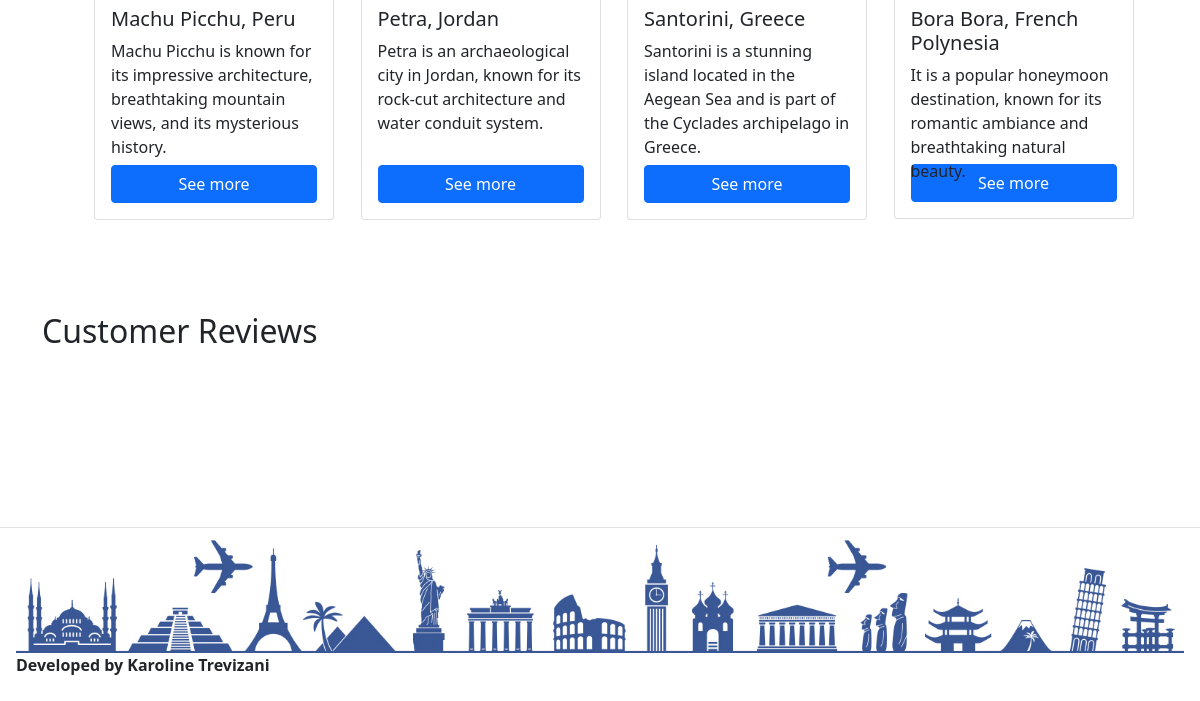
Before: / (lower part) with the older database file.
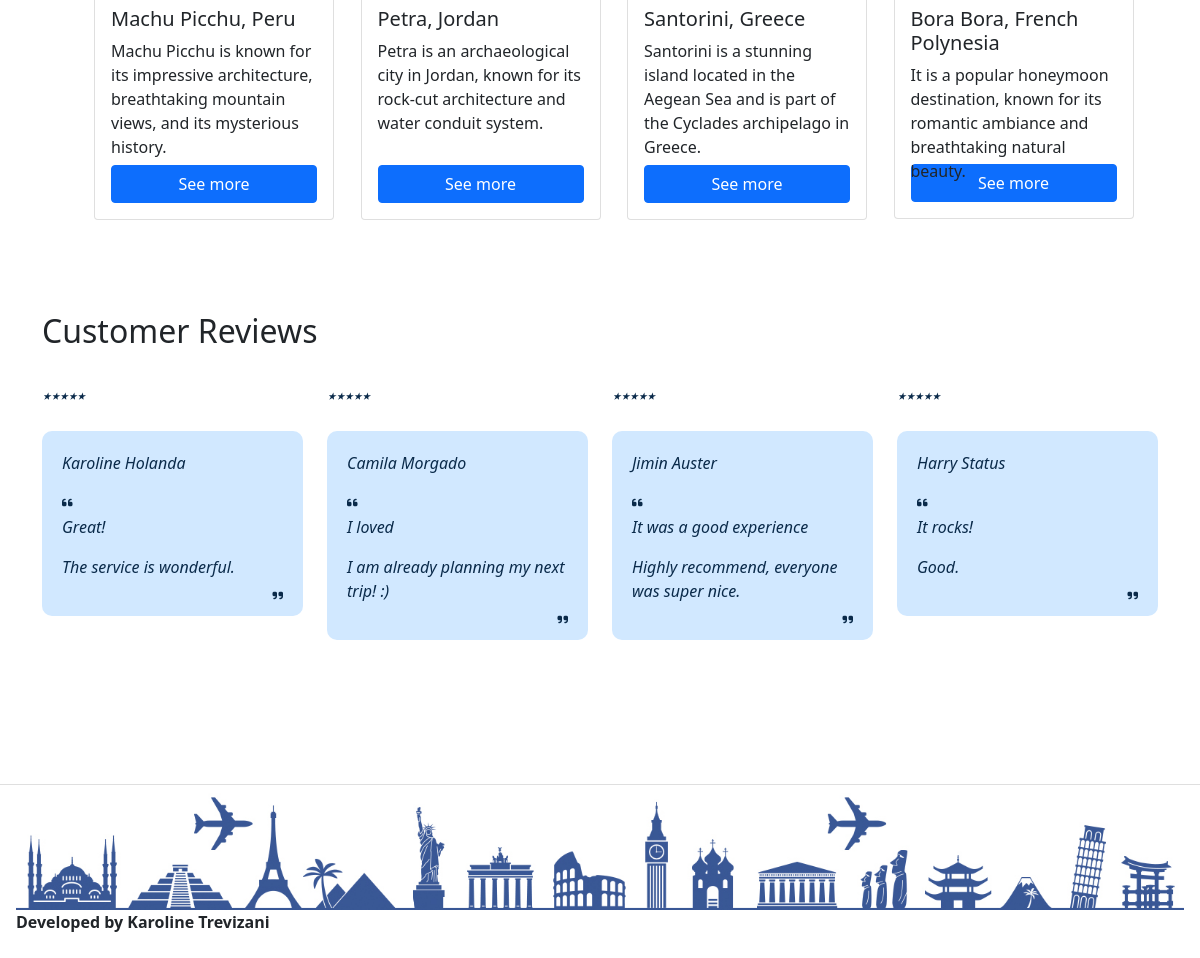
After: the same page with the newer database file.
### siteapp/models.py (models this page shows, shortened)
class commentsAngency(models.Model):
    name = models.CharField(max_length=100)
    title = models.CharField(max_length=100)
    comment = models.CharField(max_length=255)
    class Meta:
        db_table = 'commentsAngency'

### siteapp/views.py (the view)
# urls.py: path('', views.home_hello),
@csrf_exempt
def home_hello(request):
    all_comments = commentsAngency.objects.all()
    try:
        user = request.user
        data = {'user': [user], 'comments': all_comments}
    except:
        pass
    return render(request, 'home.html', context=data)

### siteapp/templates/home.html (shortened to what this page needs)
{% extends "model-page.html" %}
{% block content %}
<br><br><br><br>
<br><br><br><br>
<br>
<div class="content">
  <div class="row" id="cards_content_trips">
    <div class="col-3">
      <div class="card" style="width: 15rem; ">
        <div class="card-body" style="height: auto;">
          <h5 class="card-title">Machu Picchu, Peru</h5>
          <p class="card-text" style="height: 110px;">Machu Picchu is known for its impressive architecture, breathtaking mountain views, and its mysterious history.</p>
          <a href="https://www.britannica.com/place/Machu-Picchu" class="btn btn-primary" style="display: block;">See more</a>
        </div>
      </div>
    </div>
    <div class="col-3">
      <div class="card" style="width: 15rem;">
        <div class="card-body" style="height: auto;">
          <h5 class="card-title">Petra, Jordan</h5>
          <p class="card-text" style="height: 110px;">Petra is an archaeological city in Jordan, known for its rock-cut architecture and water conduit system.</p>
          <a href="https://www.britannica.com/place/Middle-East" class="btn btn-primary" style="display: block;">See more</a>
        </div>
      </div>
    </div>
    <div class="col-3">
      <div class="card" style="width: 15rem;">
        <div class="card-body" style="height: auto;">
          <h5 class="card-title">Santorini, Greece</h5>
          <p class="card-text" style="height: 110px;">Santorini is a stunning island located in the Aegean Sea and is part of the Cyclades archipelago in Greece.</p>
          <a href="https://www.britannica.com/place/Thera" class="btn btn-primary" style="display: block;">See more</a>
        </div>
      </div>
    </div>
    <div class="col-3">
      <div class="card" style="width: 15rem;">
        <div class="card-body">
          <h5 class="card-title">Bora Bora, French Polynesia</h5>
          <p class="card-text" style="height: 85px;">It is a popular honeymoon destination, known for its romantic ambiance and breathtaking natural beauty.</p>
          <a href="https://www.britannica.com/place/French-Polynesia" class="btn btn-primary" style="display: block;">See more</a>
        </div>
      </div>
    </div>
  </div>
</div>
<br><br><br>
<div class="customer_review">
  <h2>Customer Reviews</h2>
  <br>
  <div class="row">
    {% for comment in comments %}
    <div class="col-3" id="elements">
      ⭑⭑⭑⭑⭑
      <br><br>
      <div id="blocks">
        <p>{{ comment.name }}</p>
        <i class="fas fa-quote-left fa-xs"></i>
        <p>{{ comment.title }}</p>
        <p>{{ comment.comment }}</p>
        <i class="fas fa-quote-right fa-xs" style="display: flex; justify-content: end;"></i>
      </div>
    </div>
    {% endfor %}
  </div>
</div>
<br><br><br><br><br><br>
{% endblock %}

Changed rows visible on the page:
added commentsAngency: name "Karoline Holanda", title "Great!", comment "The service is wonderful."
added commentsAngency: name "Camila Morgado", title "I loved", comment "I am already planning my next trip! :)"
added commentsAngency: name "Jimin Auster", title "It was a good experience", comment "Highly recommend, everyone was super nice."
added commentsAngency: name "Harry Status", title "It rocks!", comment "Good."
